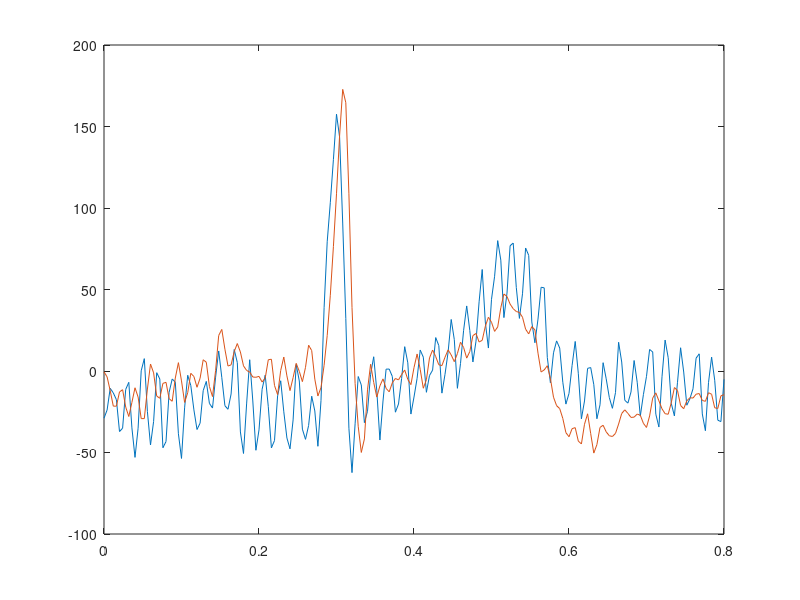
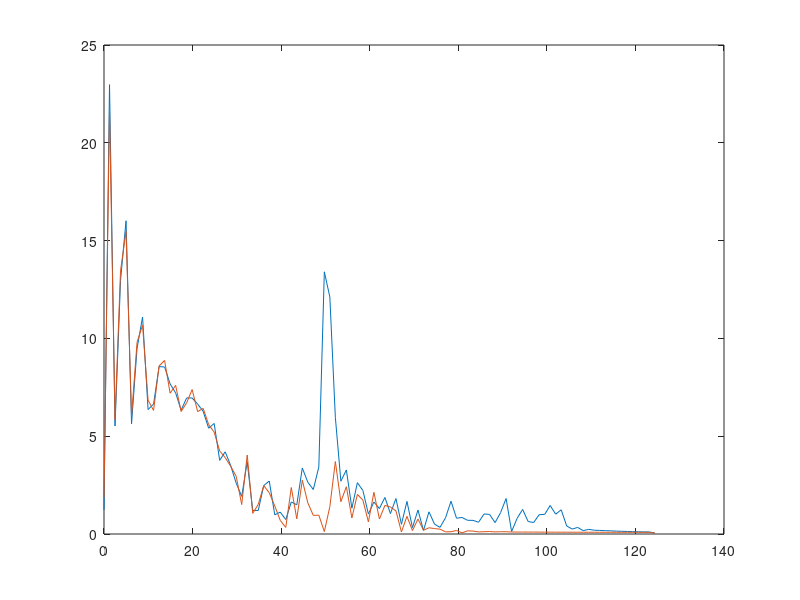

The MATLAB script that drew these images, in order:

close all;
Fs=250;
Ts=1/Fs;
load('pulse.mat');
signal=pulse;
t=linspace(0,(length(signal)-1)*Ts,length(signal));
load('LP_coeff.mat');
filt_coeff_LP= SOS;
filt_scale_LP= G;
load('HP_coeff.mat');
filt_coeff_HP= SOS;
filt_scale_HP= G;
load('notch50Hz_coeff.mat');
filt_coeff_50Hz= SOS;
filt_scale_50Hz= G;
sections_LP = length(filt_coeff_LP(:,1));
v_n_LP = zeros(1,sections_LP);
v_n1_LP = zeros(1,sections_LP);
v_n2_LP = zeros(1,sections_LP);
sections_HP = length(filt_coeff_HP(:,1));
v_n_HP = zeros(1,sections_HP);
v_n1_HP = zeros(1,sections_HP);
v_n2_HP = zeros(1,sections_HP);
sections_50Hz= length(filt_coeff_50Hz(:,1));
v_n_50Hz = zeros(1,sections_50Hz);
v_n1_50Hz = zeros(1,sections_50Hz);
v_n2_50Hz = zeros(1,sections_50Hz);
signal_filt=linspace(0,0,length(signal));

tic;
for i=1:length(signal) 
    buff = signal(i);
    for j=1:sections_LP
        v_n_LP(j)=filt_scale_LP(j)*buff-filt_coeff_LP(j,5)*v_n1_LP(j)-filt_coeff_LP(j,6)*v_n2_LP(j);
        buff = filt_coeff_LP(j,1)*v_n_LP(j)+filt_coeff_LP(j,2)*v_n1_LP(j)+filt_coeff_LP(j,3)*v_n2_LP(j);
        v_n2_LP(j)=v_n1_LP(j);
        v_n1_LP(j)=v_n_LP(j);
    end
    for j=1:sections_HP
        v_n_HP(j)=filt_scale_HP(j)*buff-filt_coeff_HP(j,5)*v_n1_HP(j)-filt_coeff_HP(j,6)*v_n2_HP(j);
        buff = filt_coeff_HP(j,1)*v_n_HP(j)+filt_coeff_HP(j,2)*v_n1_HP(j)+filt_coeff_HP(j,3)*v_n2_HP(j);
        v_n2_HP(j)=v_n1_HP(j);
        v_n1_HP(j)=v_n_HP(j);
    end
    for j=1:sections_50Hz
        v_n_50Hz(j)=filt_scale_50Hz(j)*buff-filt_coeff_50Hz(j,5)*v_n1_50Hz(j)-filt_coeff_50Hz(j,6)*v_n2_50Hz(j);
        buff = filt_coeff_50Hz(j,1)*v_n_50Hz(j)+filt_coeff_50Hz(j,2)*v_n1_50Hz(j)+filt_coeff_50Hz(j,3)*v_n2_50Hz(j);
        v_n2_50Hz(j)=v_n1_50Hz(j);
        v_n1_50Hz(j)=v_n_50Hz(j);
    end
    signal_filt(i)=buff;
end
timeDuration=toc/length(signal)*10^6;
fprintf("%d us", timeDuration)
figure
plot(t,signal)
hold on
plot(t,signal_filt)



L=length(signal);
Y = fft(signal);
P2 = abs(Y/L);
P1 = P2(1:L/2+1);
P1(2:end-1) = 2*P1(2:end-1);
figure
f = Fs*(0:(L/2))/L;
plot(f,P1)
hold on
L=length(signal_filt);
Y = fft(signal_filt);
T=Ts;
P2 = abs(Y/L);
P1 = P2(1:L/2+1);
P1(2:end-1) = 2*P1(2:end-1);
f = Fs*(0:(L/2))/L;
plot(f,P1)